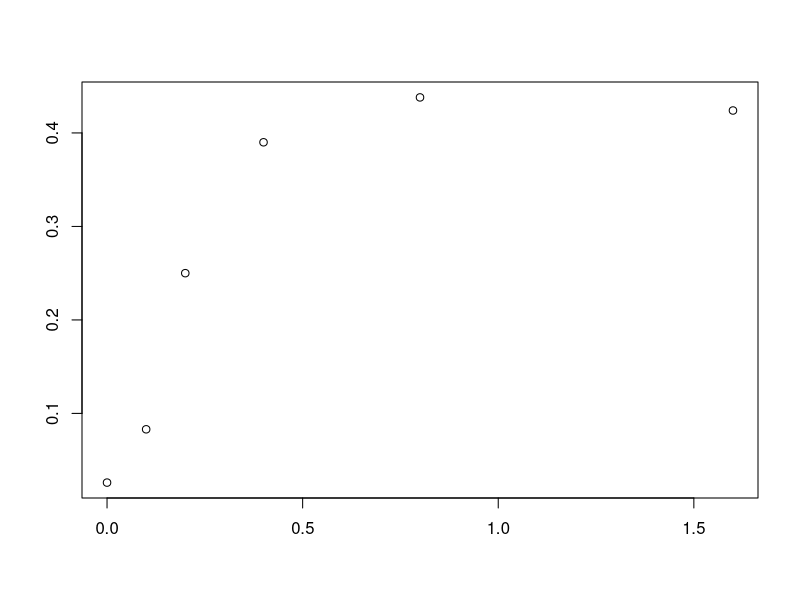
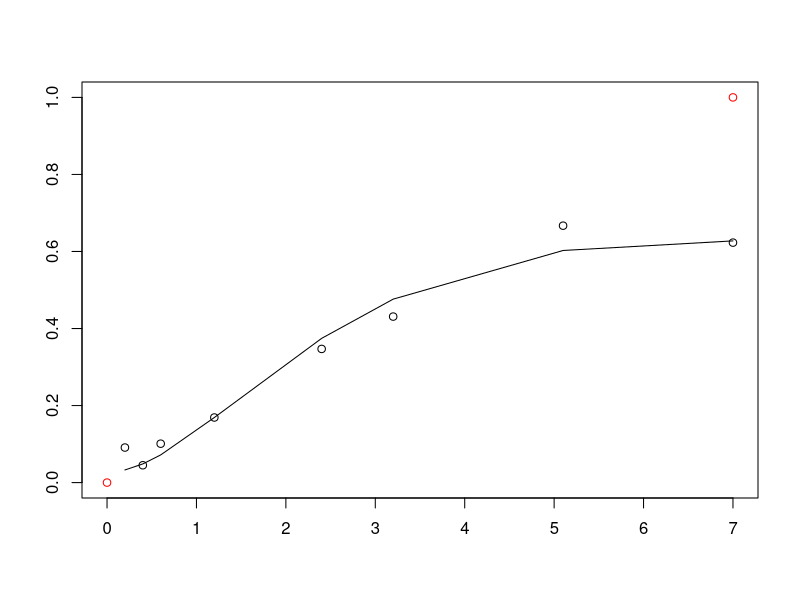

R code for these plots, in order:
#Free, open-source software under GNU GPLv3. It comes with no warranty. It concerns radiogenic mouse HG tumorigenesis
#Written by Mark Ebert, Edward Huang, and Ray Sachs, summer 2017.
#Relevant references and their abbreviations in commenting this script are the following.
#".93Alp"=Alpen et al. "Tumorigenic potential of high-Z, high-LET charged-particle radiations." Rad Res 136:382-391 (1993)
#".94Alp"=Alpen et al. "Fluence-based relative biological effectiveness for charged particle carcinogenesis in mouse Harderian gland." Adv Space Res 14(10): 573-581. (1994).  
#"16Chang"=Chang et al. "Harderian Gland Tumorigenesis: Low-Dose and LET Response." Radiat Res 185(5): 449-460. (2016).  
#"16Srn"=Siranart et al."Mixed Beam Murine Harderian Gland Tumorigenesis: Predicted Dose-Effect Relationships if neither Synergism nor Antagonism Occurs." Radiat Res 186(6): 577-591 (2016).  
#"17Cuc"=Cucinotta & Cacao. "Non-Targeted Effects Models Predict Significantly Higher Mars Mission Cancer Risk than Targeted Effects Models." Sci Rep 7(1): 1832. (2017). PMC5431989
rm(list=ls())
ddfr=data.frame( #Includes all HZE data used in 16Chang  
  Dose=c(0.2,0.4,0.6,1.2,2.4,3.2,5.1,7,0.05,0.1,0.15,0.2,0.4,0.8,1.6,0.05,0.1,0.2,0.4,0,0.1,0.2,0.4,0.8,1.6,0.4,0.8,1.6,3.2,0.05,0.1,0.2,0.4,0.8,0.1,0.2,0.4,0.8,0.1,0.2,0.4,0.04,0.08,0.16,0.32,0.033,0.066,0.13,0.26,0.52,.2, .4, .6),
  HG=c(0.091,0.045,0.101,0.169,0.347,0.431,0.667,0.623,0.156,0.215,0.232,0.307,0.325,0.554,0.649,0.123,0.145,0.207,0.31,0.026,0.083,0.25,0.39,0.438,0.424,0.093,0.195,0.302,0.292,0.109,0.054,0.066,0.128,0.286,0.183,0.167,0.396,0.536,0.192,0.234,0.317,0.092,0.131,0.124,0.297,0.082,0.088,0.146,0.236,0.371,.154,.132,.333),#HG prevalence as defined in 16Chang
  NWeight=c(520,2048,1145,584,313,232,293,221,1162,877,455,409,374,223,320,742,661,347,131,6081,1091,251,244,191,131,645,255,199,111,649,378,973,833,201,468,381,197,109,496,257,185,1902,1063,884,350,1767,1408,874,299,261,322,206,67),#nominal weight for weighted least squares regression; see .93Alp. The Lanthanum entries were obtained by measuring the main graph in 17Cuc 
  index=c(rep(1,8),rep(0,17), rep(1,4),  rep(0,24)),#index=0 for Z>3 ions, index=1 for proton p (=1H1) and 2HE4 ions
  L=c(rep(1.6,8),rep(193,7),rep(250,4),rep(195,6),rep(0.4,4),rep(25,5),rep(464,4),rep(193,3),rep(70,4),rep(100,5),rep(953,3)), #L=LET=LET_infinity=stopping power
  Z=c(rep(2,8),rep(26,17),rep(1,4),rep(10,5),rep(43,4),rep(26,3),rep(14,4),rep(22,5),rep(57,3)),#proton #, e.g. 2 for 2He4
  Zeff=c(rep("TBD",53)),# effective ion charge according to the formula of W.H Barkas. Zeff <= Z. Calculated below
  beta=c(rep("TBD",53)),# ion speed, relative to speed of light, calculated below
  MeVperu=c(rep(228,8),rep(600,7),rep(300,4),rep(600,6),rep(250,4),rep(670,5),rep(600,4),rep(600,3),rep(260,4),rep(1000,5),rep(593,3)),#Kinetic energy in MeV, divided by atomic mass, e.g. divided by 4u=4x931.5 MeV/c^2 for 2He4
  Katz=c(rep("TBD",53)),#for fully ionized nuclei, Katz's Z^2/beta^2, Calculated below. It is part of the Bethe Barkas Bloch equation for stopping power. Our calculations don't use Katz, but various similar calculations do.
  ion=c(rep("He4",8),rep("Fe56",17),rep("p",4),rep("Ne20",5),rep("Nb93",4),rep("Fe56",3),rep("Si28",4),rep("Ti48",5),rep("La139",3)),
  comments=c(".93AlpLooksOK",rep("",7),".93AlplooksOK",rep('',11),".93Alp.no.iso", "not in 17Cuc (or 16Chang?)",rep("",3),"16Chang all OK?",rep('',24),".94Alp","From graphs",'e.g. in 17Cuc')) 
Y=0.001*ddfr[,"MeVperu"]# convert to GeV/u for convenience in a calculation
ddfr[,"Katz"]=round((ddfr[,"Z"])^2*(2.57*Y^2+4.781*Y+2.233)/(2.57*Y^2+4.781*Y),2)#special relativistic calculation of Z^2/beta^2. The numerics include conversion from GeV to joules and from u to kg.
ddfr[,"beta"]=round(ddfr[,"Z"]*sqrt(1/ddfr[,"Katz"]),3)#i.e. Z*sqrt(beta^2/Z^2)
ddfr[,"Zeff"]=round(ddfr[,"Z"]*(1-exp(-125*ddfr[,"Z"]^(-2.0/3))),2)#Barkas formula for Zeff; for us Zeff is almost Z

### Data for HG induced by photons from Cs-137 or Co-60 beta decay; from 16Chang; needed
ddd=data.frame(
  Dose=c(0, 0.4, 0.8, 1.6, 3.2, 7, 0, .4, .8, .12, 1.6),
  HG=c(.026, .048, .093, .137, .322, .462, .0497, .054, .067, .128, .202),
  NWeight=c(6081.2, 4989.5, 1896.8, 981.1, 522.2, 205.2, 7474.1, 2877.6, 1423.7, 689.9, 514.9),
  Nucleus=c(rep("Cobalt-60", 6), rep("Cesium-137", 5)),
  Comments=c(rep("TBD", 11))
  )
LL=ddd[,"Dose"]
HG=ddd[,"HG"]
WT=ddd[,"NWeight"]
QQ=LL^2
LQ=lm(HG~LL+QQ,weights=WT)
summary(LQ, correlation=T)

### Chunk to enable visual tests of ddfr
aa=20;bb=25# checking ddfr for individual ions against graphs in .93Alp, 16Chang, and 17Cuc
plot(ddfr[aa:bb,"Dose"],ddfr[aa:bb,"HG"], ann='F') #example for checking ddfr, in this case Fe56 at 600 MeV/u data
####
ddfra=ddfr[c(1:19,26:53),] ##removes the zero dose case and the no isograft data

######New model. When calibrating from data could replace (1-exp(-150*phi*Dose/L) by 1 at every observed dose point !=0
phi=3e3#controls how fast NTE build up from zero; not really needed since 150*phi*Dose/L>>1 at every observed Dose !=0  
IDERm=nls(HG~1-exp(-0.01*(2.75+(1-index)*aa1*L*Dose*exp(-aa2*L) +index*bb*Dose^2*exp(-ll0*Dose)+
                            (1-exp(-150*phi*Dose/L))*(1-index)*kk1)),data=ddfra, weights=NWeight,
  start=list(aa1=.9,aa2=.01,bb=4.5,ll0=.2, kk1=0.048))#calibrating parameters; only need 5 parameters for very good results
summary(IDERm,correlation=T)# parameter values & accuracy. All 5 parameters have p-values <<10^(-3)!
cc=coef(IDERm)#calibrated central values of the 5 parameters
HH=function(Dose,L,index){#The Hazard function; Model will be 1-exp(-HH); see 17Cuc
  0.01*(2.75+(1-index)*cc[1]*L*Dose*exp(-cc[2]*L) +index*cc[3]*Dose^2*exp(-cc[4]*Dose)+
           (1-exp(-150*phi*Dose/L))*(1-index)*cc[5])
}
HGc=function(Dose,L,index) 1-exp(-HH(Dose,L,index))##this is the calibrated model. 

#######Next: visual checks to make sure our calibration is consistent with 16Chang, .93Alp, .94Alp and 17Cuc
## Put various values in our calibrated new model to check with numbers and graphs in these references, e.g.
L=1.6; Dose=ddfr[1:8,"Dose"];HGe=ddfr[1:8,"HG"];index=1#He in .93Alp. HGe=experimental HG.
#L=.4; Dose=ddfr[26:29,"Dose"];HGe=ddfr[26:29,"HG"];index=1#same for protons. 
#L=193;Dose=ddfr[9:15,"Dose"]; HGe=ddfr[9:15,"HG"];index=0#same for Fe
plot(c(0,7),c(0,1),col='red', ann='F')# biggest Dose-effect range ever considered
lines(Dose,HGc(Dose,L,index))
points(Dose,HGe)#looks great for Helium, OK for protons; very good for Iron
